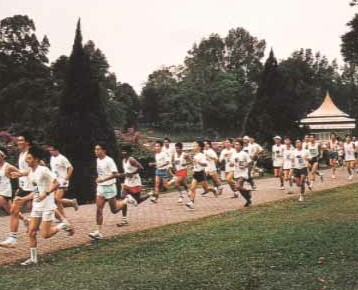
%> input picture images/maccropped.jpg, 358 x 290 px
$ octave Part_3_1.m   (GNU Octave 9; MATLAB toolbox functions it lacks are replaced by stand-ins)
%> lines starting %> are read from the running program, lines starting %| are printed output that depends on the picture; in (x1, y1, x2, y2) boxes, pixels count from 0 and x2, y2 are one past the last pixel; in counts of white or black regions, pixels touching at a corner belong together; the program's own positions count from 1
%%
% <latex>
% In a first step, we load the image, convert it into a a grey level image
% and display it.
% </latex>

close all
clear all
P = imread('images/maccropped.jpg');
%> P is the input picture: size 290x358x3 uint8; mean R, G, B 133.3, 123.1, 109.7
P = rgb2gray(P);
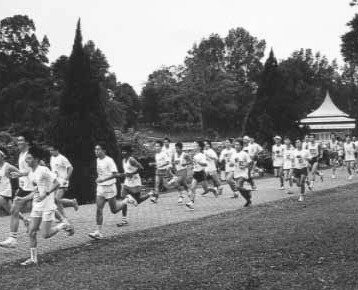
%> P: size 290x358 uint8; min 13, max 254, mean 124.6
imshow(P);
%%
% <latex>
% We want to convolute the Sobel mask with the image, therefore the vertical matrix
% must have the following form: $$ V =  \begin{pmatrix} 1 & 0 &-1 \\ 2 & 0 & -2
% \\1 & 0 & -1 \end{pmatrix}$$ The horizontal Sobel filter is: $$ H = V^T
% $$ If a edge is not vertical nor horizontal, we can not detect it. We see
% this at the edge which separates street and grass. To detect edges with an angle of 45${}^\circ$, the following matrices are suitable.
% $$D_- = \begin{pmatrix} 0 & 1 & 2 \\ -1 & 0 & 1 \\ -2 & -1 & 0\end{pmatrix} \ \text{and} \ D_+ =  \begin{pmatrix} -2 & -1 & 0 \\ -1 & 0 & 1 \\ 0 & 1 & 2 \end{pmatrix} $$
% The results of both filters $V$ and $H$ are displayed below.
% </latex>

vert = [1 0 -1 ;
        2 0 -2 ;
        1 0 -1];
hori = vert';
%Apply convolution
Pv = conv2(double(P),double(vert),'same');
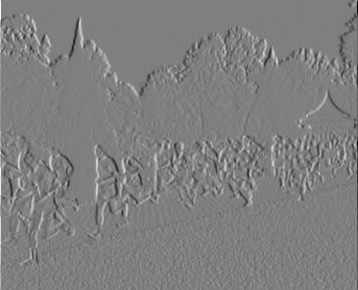
%> Pv: size 290x358 double; min -975, max 975, mean -0.2; drawn with min black and max white
Ph = conv2(double(P),double(hori),'same');
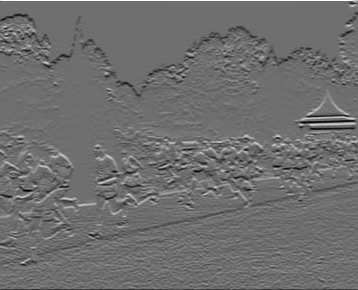
%> Ph: size 290x358 double; min -774, max 996, mean -2.2; drawn with min black and max white
imshow(uint8(Pv))
title('Vertical  Sobel')
figure;
imshow(uint8(Ph))
title('Horizontal Sobel')
%%
% <latex>
% Now we add and square the results \texttt{Pv} and \texttt{Ph}. In this
% case are two main reasons to square the sum. Firstly squaring
% eliminates negative values. Secondly the differences between the values
% are amplified. Big differences are emphasized.
% </latex>

Ps = imadd(immultiply(Pv, Pv),immultiply(Ph, Ph));
Ps = sqrt(Ps);
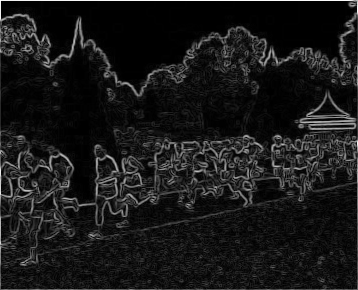
%> Ps: size 290x358 double; min 0, max 1009.7, mean 98.2; drawn with min black and max white
%show result
imshow(uint8(Ps));
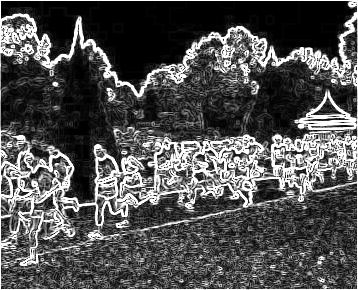
%> displayed picture: size 290x358, on the screen's scale of 0 to 255; min 0, max 255, mean 82.3
%%
% <latex>
% Now we apply different thresholds. I chose the following: $$
% \tau \in \{32, 64, 128,180,200,245\} $$ If the threshold is chosen too low, we have to
% much information. If the threshold is chosen too high, important
% information and details are lost.
% </latex>

E32 = Ps > 32;
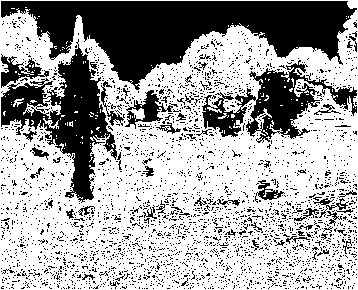
%> E32: size 290x358 logical; 64.2% white; 3017 black regions (2956 under 20 px), largest, box (x1, y1, x2, y2) and area: (1, 1, 357, 90) 15362, (1, 39, 117, 203) 6544, (202, 60, 357, 143) 4438
E64 = Ps > 64;
%> E64: size 290x358 logical; 44.2% white; 478 white regions (447 under 20 px), largest, box (x1, y1, x2, y2) and area: (0, 0, 358, 290) 42859, (105, 87, 134, 109) 194, (173, 112, 204, 129) 174
E128 = Ps > 128;
%> E128: size 290x358 logical; 23.4% white in thin lines or dots
E180 = Ps > 180;
%> E180: size 290x358 logical; 16.3% white in thin lines or dots
E200 = Ps > 200;
%> E200: size 290x358 logical; 14.5% white in thin lines or dots
E245 = Ps > 245;
%> E245: size 290x358 logical; 11% white in thin lines or dots
subplot(2,3,1)
imshow(E32);
title('\tau = 32')
subplot(2,3,2)
imshow(E64);
title('\tau = 64')
subplot(2,3,3)
imshow(E128);
title('\tau = 128')
subplot(2,3,4)
imshow(E180);
title('\tau = 180')
subplot(2,3,5)
imshow(E200);
title('\tau = 200')
subplot(2,3,6)
imshow(E245);
title('\tau = 245')
%%
% <latex>
% The parameter $\sigma$ is the standard deviation of the Gaussian filter.
% As we have learned in class, this parameter decides how much influence
% the adjacent pixels have. In one of the previous experiments was shown,
% that a higher $ \sigma$ value leads to more noise cancellation, but small
% details can disappear and the image becomes more blurred. In this case
% the results are similar. If $\sigma$ is small we see a lot of edges and
% also noise, e.g. in the grass. If $\sigma$ is higher, we might have lost
% some edges, but more noise is reduced.
% </latex>

subplot(2,3,1)
E1 = edge(P,'canny', [.04 .1], 1);
%> E1: size 290x358 logical; 18.3% white in thin lines or dots
imshow(E1);
title('\sigma = 1');
subplot(2,3,2)
E2 = edge(P,'canny', [.04 .1], 2);
%> E2: size 290x358 logical; 10.1% white in thin lines or dots
imshow(E2);
title('\sigma = 2');
subplot(2,3,3)
E2_5 = edge(P, 'canny', [.04 .1] , 2.5);
%> E2_5: size 290x358 logical; 8% white in thin lines or dots
imshow(E2_5);
title('\sigma = 2.5');
subplot(2,3,4)
E3 = edge(P,'canny', [.04 .1], 3);
%> E3: size 290x358 logical; 6.6% white in thin lines or dots
imshow(E3);
title('\sigma = 3');
subplot(2,3,5)
E4 = edge(P,'canny', [.04 .1], 4);
%> E4: size 290x358 logical; 5.2% white in thin lines or dots
imshow(E4);
title('\sigma = 4');
subplot(2,3,6)
E5 = edge(P,'canny', [.04 .1], 5);
%> E5: size 290x358 logical; 4.3% white in thin lines or dots
imshow(E5);
title('\sigma = 5');
%%
% <latex>
% The variable \texttt{tl} is the \emph{lower threshold}. The lower this
% threshold is, the more details can be seen in the result. The minimum
% intensity change leading to an edge detection is controlled by \texttt{tl}.
% Therefore every white point in a picture with lower threshold \texttt{tl}
% is also white in every picture with a smaller lower threshold. This is
% shown in by calculating the differences and finding their minimum and
% maximum. There we also see see, that negative values for \texttt{lt}
% produce the same output as $ \mathtt{lt} = 0 $.
% </latex>

subplot(2,3,1)
E_tl1 = edge(P,'canny', [ -.5 .1], 2);
%> E_tl1: size 290x358 logical; 10.8% white in thin lines or dots
imshow(E_tl1);
title('tl = -0.5');
subplot(2,3,2)
E_tl2 = edge(P,'canny', [.0 .1], 2);
imshow(E_tl2);
title('tl = 0');
subplot(2,3,3)
E_tl3 = edge(P,'canny', [.03 .1], 2);
%> E_tl3: size 290x358 logical; 10.6% white in thin lines or dots
imshow(E_tl3);
title('tl = 0.03');
subplot(2,3,4)
E_tl4 = edge(P,'canny', [.05 .1], 2);
%> E_tl4: size 290x358 logical; 9.6% white in thin lines or dots
imshow(E_tl4);
title('tl = 0.05');
subplot(2,3,5)
E_tl5 = edge(P,'canny', [.07 .1], 2);
%> E_tl5: size 290x358 logical; 8.5% white in thin lines or dots
imshow(E_tl5);
title('tl = 0.07');
subplot(2,3,6)
E_tl6 = edge(P, 'canny', [.0999 .1] , 2);
%> E_tl6: size 290x358 logical; 7.6% white in thin lines or dots
imshow(E_tl6);
title('tl = 0.0999');

%Calculate differences
diff1 = E_tl1 - E_tl2;
%> diff1: size 290x358 double; every value is 0
diff2 = E_tl2 - E_tl3;
%> diff2: size 290x358 double; values 0 (black) and 1 (white), 0.19% white in thin lines or dots, all inside (x1, y1, x2, y2) = (1, 102, 354, 281)
diff3 = E_tl3 - E_tl4;
%> diff3: size 290x358 double; values 0 (black) and 1 (white), 1% white in thin lines or dots, all inside (x1, y1, x2, y2) = (1, 67, 355, 289)
diff4 = E_tl4 - E_tl5;
%> diff4: size 290x358 double; values 0 (black) and 1 (white), 1% white in thin lines or dots, all inside (x1, y1, x2, y2) = (1, 50, 354, 289)
diff5 = E_tl5 - E_tl6;
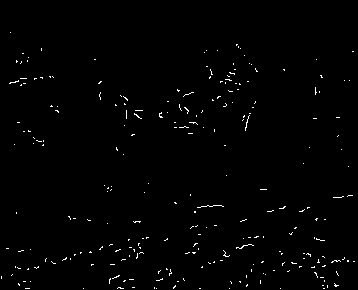
%> diff5: size 290x358 double; values 0 (black) and 1 (white), 0.99% white in thin lines or dots, all inside (x1, y1, x2, y2) = (1, 32, 355, 289)

%max(diffx(:)) = 1 means white point in x but not in x+1
%min(diffx(:)) = 0 means no black point in x, which is white in x+1,
%otherwise the minimum would be -1

max1 = max(diff1(:));min1 = min(diff1(:));
%> after `max1 = max(diff1(:))`: max1 = 0
%> after `min1 = min(diff1(:))`: min1 = 0
max2 = max(diff2(:));min2 = min(diff2(:));
%> after `max2 = max(diff2(:))`: max2 = 1
%> after `min2 = min(diff2(:))`: min2 = 0
max3 = max(diff3(:));min3 = min(diff3(:));
%> after `max3 = max(diff3(:))`: max3 = 1
%> after `min3 = min(diff3(:))`: min3 = 0
max4 = max(diff4(:));min4 = min(diff4(:));
%> after `max4 = max(diff4(:))`: max4 = 1
%> after `min4 = min(diff4(:))`: min4 = 0
max5 = max(diff5(:));min5 = min(diff5(:));
%> after `max5 = max(diff5(:))`: max5 = 1
%> after `min5 = min(diff5(:))`: min5 = 0

if E_tl1 == E_tl2
    disp('Negative lower thresholds produce the same output as lt = 0');
end
if [max2 max3 max4 max5 ] == ones(1,4)
    disp('If lt increases, white points (noise or edges) disapear');
end
if [min2 min3 min4 min5] == zeros(1,4)
    disp('If lt increases, no black point turns white -> ')
    disp('number of detected points decreases');
end
